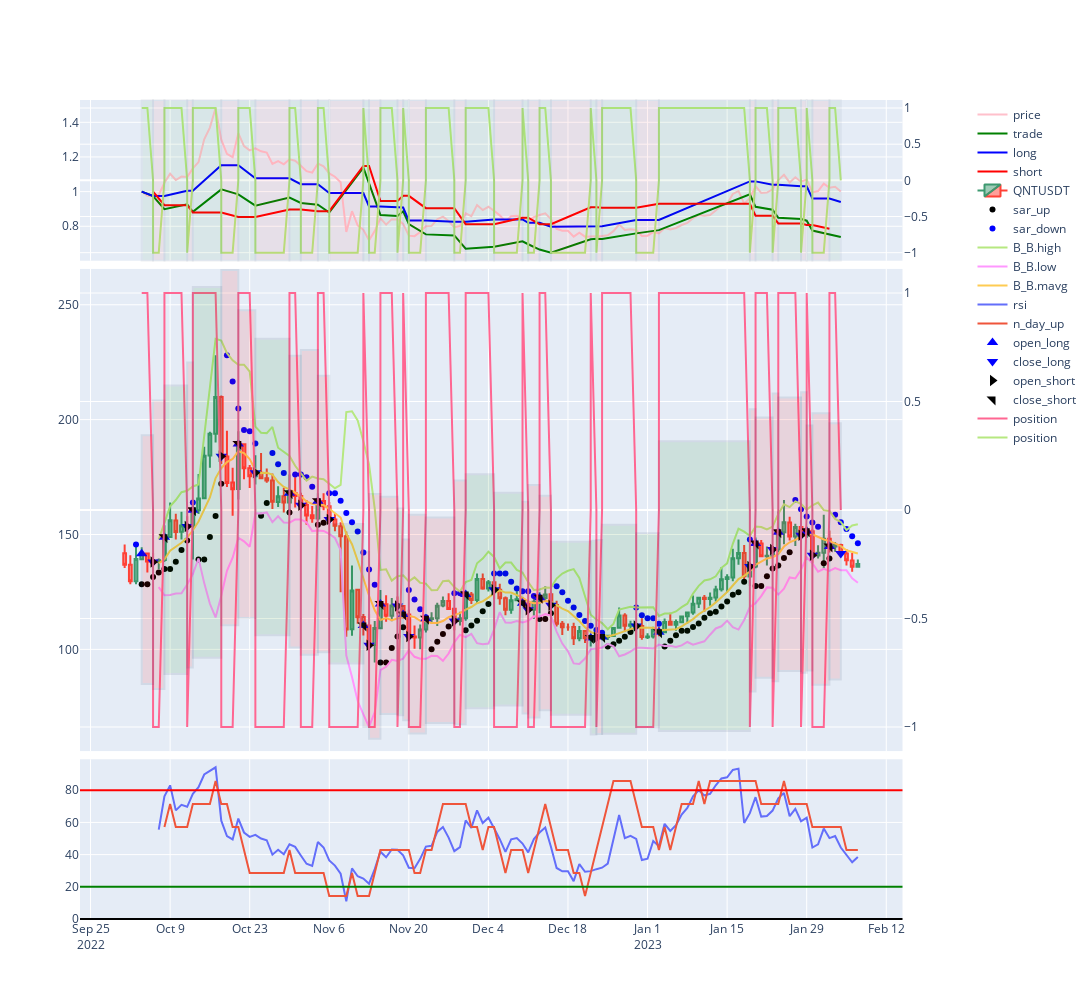

Write notebook code for a chart like this one.
### Code cell
backtest.plot("QNTUSDT")

### Figure 1 — Plotly figure (JSON) as saved in the notebook; plotly's stock layout.template omitted (floating-point values rounded to 4 significant figures; data arrays with more than 128 entries replaced by an {"elided": "..."} marker saying what was removed)
{"data": [{"marker": {"color": "pink"}, "name": "price", "type": "scatter", "x": {"elided": "162 str values"}, "xaxis": "x", "y": {"elided": "162 float values"}, "yaxis": "y"}, {"marker": {"color": "green"}, "name": "trade", "type": "scatter", "x": ["2022-10-04 00:00:00", "2022-10-06 00:00:00", "2022-10-06 00:00:00", "2022-10-08 00:00:00", "2022-10-08 00:00:00", "2022-10-12 00:00:00", "2022-10-12 00:00:00", "2022-10-13 00:00:00", "2022-10-13 00:00:00", "2022-10-18 00:00:00", "2022-10-18 00:00:00", "2022-10-21 00:00:00", "2022-10-21 00:00:00", "2022-10-24 00:00:00", "2022-10-24 00:00:00", "2022-10-30 00:00:00", "2022-10-30 00:00:00", "2022-11-01 00:00:00", "2022-11-01 00:00:00", "2022-11-04 00:00:00", "2022-11-04 00:00:00", "2022-11-06 00:00:00", "2022-11-06 00:00:00", "2022-11-12 00:00:00", "2022-11-12 00:00:00", "2022-11-13 00:00:00", "2022-11-13 00:00:00", "2022-11-15 00:00:00", "2022-11-15 00:00:00", "2022-11-18 00:00:00", "2022-11-18 00:00:00", "2022-11-19 00:00:00", "2022-11-19 00:00:00", "2022-11-20 00:00:00", "2022-11-20 00:00:00", "2022-11-23 00:00:00", "2022-11-23 00:00:00", "2022-11-28 00:00:00", "2022-11-28 00:00:00", "2022-11-30 00:00:00", "2022-11-30 00:00:00", "2022-12-05 00:00:00", "2022-12-05 00:00:00", "2022-12-10 00:00:00", "2022-12-10 00:00:00", "2022-12-11 00:00:00", "2022-12-11 00:00:00", "2022-12-13 00:00:00", "2022-12-13 00:00:00", "2022-12-15 00:00:00", "2022-12-15 00:00:00", "2022-12-22 00:00:00", "2022-12-22 00:00:00", "2022-12-23 00:00:00", "2022-12-23 00:00:00", "2022-12-24 00:00:00", "2022-12-24 00:00:00", "2022-12-30 00:00:00", "2022-12-30 00:00:00", "2023-01-03 00:00:00", "2023-01-03 00:00:00", "2023-01-19 00:00:00", "2023-01-19 00:00:00", "2023-01-20 00:00:00", "2023-01-20 00:00:00", "2023-01-23 00:00:00", "2023-01-23 00:00:00", "2023-01-24 00:00:00", "2023-01-24 00:00:00", "2023-01-28 00:00:00", "2023-01-28 00:00:00", "2023-01-29 00:00:00", "2023-01-29 00:00:00", "2023-01-30 00:00:00", "2023-01-30 00:00:00", "2023-02-02 00:00:00", "2023-02-02 00:00:00", "2023-02-04 00:00:00"], "xaxis": "x", "y": [1, 0.9746, 0.9746, 0.8983, 0.8983, 0.9267, 0.9267, 0.8838, 0.8838, 1.013, 1.013, 0.984, 0.984, 0.919, 0.919, 0.9653, 0.9653, 0.9348, 0.9348, 0.9245, 0.9245, 0.8795, 0.8795, 1.139, 1.139, 1.05, 1.05, 0.8653, 0.8653, 0.8595, 0.8595, 0.8863, 0.8863, 0.8124, 0.8124, 0.7532, 0.7532, 0.7472, 0.7472, 0.6707, 0.6707, 0.6816, 0.6816, 0.713, 0.713, 0.6963, 0.6963, 0.6655, 0.6655, 0.6475, 0.6475, 0.7252, 0.7252, 0.7273, 0.7273, 0.7259, 0.7259, 0.759, 0.759, 0.7776, 0.7776, 0.9844, 0.9844, 0.9121, 0.9121, 0.8959, 0.8959, 0.8491, 0.8491, 0.8417, 0.8417, 0.8322, 0.8322, 0.775, 0.775, 0.7541, 0.7541, 0.738], "yaxis": "y"}, {"marker": {"color": "blue"}, "name": "long", "type": "scatter", "x": ["2022-10-04 00:00:00", "2022-10-06 00:00:00", "2022-10-08 00:00:00", "2022-10-12 00:00:00", "2022-10-13 00:00:00", "2022-10-18 00:00:00", "2022-10-21 00:00:00", "2022-10-24 00:00:00", "2022-10-30 00:00:00", "2022-11-01 00:00:00", "2022-11-04 00:00:00", "2022-11-06 00:00:00", "2022-11-12 00:00:00", "2022-11-13 00:00:00", "2022-11-15 00:00:00", "2022-11-18 00:00:00", "2022-11-19 00:00:00", "2022-11-20 00:00:00", "2022-11-23 00:00:00", "2022-11-28 00:00:00", "2022-11-30 00:00:00", "2022-12-05 00:00:00", "2022-12-10 00:00:00", "2022-12-11 00:00:00", "2022-12-13 00:00:00", "2022-12-15 00:00:00", "2022-12-22 00:00:00", "2022-12-23 00:00:00", "2022-12-24 00:00:00", "2022-12-30 00:00:00", "2023-01-03 00:00:00", "2023-01-19 00:00:00", "2023-01-20 00:00:00", "2023-01-23 00:00:00", "2023-01-24 00:00:00", "2023-01-28 00:00:00", "2023-01-29 00:00:00", "2023-01-30 00:00:00", "2023-02-02 00:00:00", "2023-02-04 00:00:00"], "xaxis": "x", "y": [1, 0.9746, 0.9746, 1.005, 1.005, 1.152, 1.152, 1.076, 1.076, 1.042, 1.042, 0.9918, 0.9918, 0.9145, 0.9145, 0.9084, 0.9084, 0.8327, 0.8327, 0.8261, 0.8261, 0.8394, 0.8394, 0.8198, 0.8198, 0.7978, 0.7978, 0.8, 0.8, 0.8365, 0.8365, 1.059, 1.059, 1.04, 1.04, 1.031, 1.031, 0.9604, 0.9604, 0.9398], "yaxis": "y"}, {"marker": {"color": "red"}, "name": "short", "type": "scatter", "x": ["2022-10-06 00:00:00", "2022-10-08 00:00:00", "2022-10-12 00:00:00", "2022-10-13 00:00:00", "2022-10-18 00:00:00", "2022-10-21 00:00:00", "2022-10-24 00:00:00", "2022-10-30 00:00:00", "2022-11-01 00:00:00", "2022-11-04 00:00:00", "2022-11-06 00:00:00", "2022-11-12 00:00:00", "2022-11-13 00:00:00", "2022-11-15 00:00:00", "2022-11-18 00:00:00", "2022-11-19 00:00:00", "2022-11-20 00:00:00", "2022-11-23 00:00:00", "2022-11-28 00:00:00", "2022-11-30 00:00:00", "2022-12-05 00:00:00", "2022-12-10 00:00:00", "2022-12-11 00:00:00", "2022-12-13 00:00:00", "2022-12-15 00:00:00", "2022-12-22 00:00:00", "2022-12-23 00:00:00", "2022-12-24 00:00:00", "2022-12-30 00:00:00", "2023-01-03 00:00:00", "2023-01-19 00:00:00", "2023-01-20 00:00:00", "2023-01-23 00:00:00", "2023-01-24 00:00:00", "2023-01-28 00:00:00", "2023-01-29 00:00:00", "2023-01-30 00:00:00", "2023-02-02 00:00:00"], "xaxis": "x", "y": [1, 0.9217, 0.9217, 0.8791, 0.8791, 0.8538, 0.8538, 0.8968, 0.8968, 0.8868, 0.8868, 1.148, 1.148, 0.9462, 0.9462, 0.9756, 0.9756, 0.9045, 0.9045, 0.812, 0.812, 0.8494, 0.8494, 0.8117, 0.8117, 0.9091, 0.9091, 0.9074, 0.9074, 0.9296, 0.9296, 0.8613, 0.8613, 0.8163, 0.8163, 0.807, 0.807, 0.7853], "yaxis": "y"}, {"close": {"elided": "130 float values"}, "high": {"elided": "130 float values"}, "low": {"elided": "130 float values"}, "name": "QNTUSDT", "open": {"elided": "130 float values"}, "type": "candlestick", "x": {"elided": "130 str values"}, "xaxis": "x2", "yaxis": "y3"}, {"marker": {"color": "black"}, "mode": "markers", "name": "sar_up", "type": "scatter", "x": {"elided": "130 str values"}, "xaxis": "x2", "y": {"elided": "130 float values"}, "yaxis": "y3"}, {"marker": {"color": "blue"}, "mode": "markers", "name": "sar_down", "type": "scatter", "x": {"elided": "130 str values"}, "xaxis": "x2", "y": {"elided": "130 float values"}, "yaxis": "y3"}, {"name": "B_B.high", "type": "scatter", "x": {"elided": "130 str values"}, "xaxis": "x2", "y": {"elided": "130 float values"}, "yaxis": "y3"}, {"name": "B_B.low", "type": "scatter", "x": {"elided": "130 str values"}, "xaxis": "x2", "y": {"elided": "130 float values"}, "yaxis": "y3"}, {"name": "B_B.mavg", "type": "scatter", "x": {"elided": "130 str values"}, "xaxis": "x2", "y": {"elided": "130 float values"}, "yaxis": "y3"}, {"name": "rsi", "type": "scatter", "x": {"elided": "130 str values"}, "xaxis": "x3", "y": {"elided": "130 float values"}, "yaxis": "y5"}, {"name": "n_day_up", "type": "scatter", "x": {"elided": "130 str values"}, "xaxis": "x3", "y": {"elided": "130 float values"}, "yaxis": "y5"}, {"marker": {"color": "blue", "size": 10, "symbol": 5}, "mode": "markers", "name": "open_long", "type": "scatter", "x": ["2022-10-04 00:00:00", "2022-10-08 00:00:00", "2022-10-13 00:00:00", "2022-10-21 00:00:00", "2022-10-30 00:00:00", "2022-11-04 00:00:00", "2022-11-12 00:00:00", "2022-11-15 00:00:00", "2022-11-19 00:00:00", "2022-11-23 00:00:00", "2022-11-30 00:00:00", "2022-12-10 00:00:00", "2022-12-13 00:00:00", "2022-12-22 00:00:00", "2022-12-24 00:00:00", "2023-01-03 00:00:00", "2023-01-20 00:00:00", "2023-01-24 00:00:00", "2023-01-29 00:00:00", "2023-02-02 00:00:00"], "xaxis": "x2", "y": [141.6, 148.8, 160.6, 189.4, 168, 164.5, 110.4, 119.7, 115.2, 113.3, 123.9, 120.1, 122.5, 104.9, 105.4, 107.5, 146.1, 151, 151.4, 144.8], "yaxis": "y3"}, {"marker": {"color": "blue", "size": 10, "symbol": 6}, "mode": "markers", "name": "close_long", "type": "scatter", "x": ["2022-10-06 00:00:00", "2022-10-12 00:00:00", "2022-10-18 00:00:00", "2022-10-24 00:00:00", "2022-11-01 00:00:00", "2022-11-06 00:00:00", "2022-11-13 00:00:00", "2022-11-18 00:00:00", "2022-11-20 00:00:00", "2022-11-28 00:00:00", "2022-12-05 00:00:00", "2022-12-11 00:00:00", "2022-12-15 00:00:00", "2022-12-23 00:00:00", "2022-12-30 00:00:00", "2023-01-19 00:00:00", "2023-01-23 00:00:00", "2023-01-28 00:00:00", "2023-01-30 00:00:00", "2023-02-04 00:00:00"], "xaxis": "x2", "y": [138, 153.5, 184.1, 176.9, 162.7, 156.5, 101.8, 118.9, 105.6, 112.4, 125.9, 117.3, 119.2, 105.2, 110.2, 136.1, 143.5, 149.7, 141, 141.7], "yaxis": "y3"}, {"marker": {"color": "black", "size": 10, "symbol": 8}, "mode": "markers", "name": "open_short", "type": "scatter", "x": ["2022-10-06 00:00:00", "2022-10-12 00:00:00", "2022-10-18 00:00:00", "2022-10-24 00:00:00", "2022-11-01 00:00:00", "2022-11-06 00:00:00", "2022-11-13 00:00:00", "2022-11-18 00:00:00", "2022-11-20 00:00:00", "2022-11-28 00:00:00", "2022-12-05 00:00:00", "2022-12-11 00:00:00", "2022-12-15 00:00:00", "2022-12-23 00:00:00", "2022-12-30 00:00:00", "2023-01-19 00:00:00", "2023-01-23 00:00:00", "2023-01-28 00:00:00", "2023-01-30 00:00:00"], "xaxis": "x2", "y": [138, 153.5, 184.1, 176.9, 162.7, 156.5, 101.8, 118.9, 105.6, 112.4, 125.9, 117.3, 119.2, 105.2, 110.2, 136.1, 143.5, 149.7, 141], "yaxis": "y3"}, {"marker": {"color": "black", "size": 10, "symbol": 9}, "mode": "markers", "name": "close_short", "type": "scatter", "x": ["2022-10-08 00:00:00", "2022-10-13 00:00:00", "2022-10-21 00:00:00", "2022-10-30 00:00:00", "2022-11-04 00:00:00", "2022-11-12 00:00:00", "2022-11-15 00:00:00", "2022-11-19 00:00:00", "2022-11-23 00:00:00", "2022-11-30 00:00:00", "2022-12-10 00:00:00", "2022-12-13 00:00:00", "2022-12-22 00:00:00", "2022-12-24 00:00:00", "2023-01-03 00:00:00", "2023-01-20 00:00:00", "2023-01-24 00:00:00", "2023-01-29 00:00:00", "2023-02-02 00:00:00"], "xaxis": "x2", "y": [148.8, 160.6, 189.4, 168, 164.5, 110.4, 119.7, 115.2, 113.3, 123.9, 120.1, 122.5, 104.9, 105.4, 107.5, 146.1, 151, 151.4, 144.8], "yaxis": "y3"}, {"name": "position", "type": "scatter", "x": {"elided": "162 str values"}, "xaxis": "x2", "y": {"elided": "162 int values"}, "yaxis": "y4"}, {"name": "position", "type": "scatter", "x": {"elided": "162 str values"}, "xaxis": "x", "y": {"elided": "162 int values"}, "yaxis": "y2"}], "layout": {"height": 1000, "shapes": [{"line": {"color": "red"}, "type": "line", "x0": 0, "x1": 1, "xref": "x3 domain", "y0": 80, "y1": 80, "yref": "y5"}, {"line": {"color": "green"}, "type": "line", "x0": 0, "x1": 1, "xref": "x3 domain", "y0": 20, "y1": 20, "yref": "y5"}, {"line": {"color": "black"}, "type": "line", "x0": 0, "x1": 1, "xref": "x3 domain", "y0": 0, "y1": 0, "yref": "y5"}, {"fillcolor": "green", "opacity": 0.05, "type": "rect", "x0": "2022-10-04 00:00:00", "x1": "2022-10-06 00:00:00", "xref": "x", "y0": 0, "y1": 1, "yref": "y domain"}, {"fillcolor": "green", "opacity": 0.05, "type": "rect", "x0": "2022-10-08 00:00:00", "x1": "2022-10-12 00:00:00", "xref": "x", "y0": 0, "y1": 1, "yref": "y domain"}, {"fillcolor": "green", "opacity": 0.05, "type": "rect", "x0": "2022-10-13 00:00:00", "x1": "2022-10-18 00:00:00", "xref": "x", "y0": 0, "y1": 1, "yref": "y domain"}, {"fillcolor": "green", "opacity": 0.05, "type": "rect", "x0": "2022-10-21 00:00:00", "x1": "2022-10-24 00:00:00", "xref": "x", "y0": 0, "y1": 1, "yref": "y domain"}, {"fillcolor": "green", "opacity": 0.05, "type": "rect", "x0": "2022-10-30 00:00:00", "x1": "2022-11-01 00:00:00", "xref": "x", "y0": 0, "y1": 1, "yref": "y domain"}, {"fillcolor": "green", "opacity": 0.05, "type": "rect", "x0": "2022-11-04 00:00:00", "x1": "2022-11-06 00:00:00", "xref": "x", "y0": 0, "y1": 1, "yref": "y domain"}, {"fillcolor": "green", "opacity": 0.05, "type": "rect", "x0": "2022-11-12 00:00:00", "x1": "2022-11-13 00:00:00", "xref": "x", "y0": 0, "y1": 1, "yref": "y domain"}, {"fillcolor": "green", "opacity": 0.05, "type": "rect", "x0": "2022-11-15 00:00:00", "x1": "2022-11-18 00:00:00", "xref": "x", "y0": 0, "y1": 1, "yref": "y domain"}, {"fillcolor": "green", "opacity": 0.05, "type": "rect", "x0": "2022-11-19 00:00:00", "x1": "2022-11-20 00:00:00", "xref": "x", "y0": 0, "y1": 1, "yref": "y domain"}, {"fillcolor": "green", "opacity": 0.05, "type": "rect", "x0": "2022-11-23 00:00:00", "x1": "2022-11-28 00:00:00", "xref": "x", "y0": 0, "y1": 1, "yref": "y domain"}, {"fillcolor": "green", "opacity": 0.05, "type": "rect", "x0": "2022-11-30 00:00:00", "x1": "2022-12-05 00:00:00", "xref": "x", "y0": 0, "y1": 1, "yref": "y domain"}, {"fillcolor": "green", "opacity": 0.05, "type": "rect", "x0": "2022-12-10 00:00:00", "x1": "2022-12-11 00:00:00", "xref": "x", "y0": 0, "y1": 1, "yref": "y domain"}, {"fillcolor": "green", "opacity": 0.05, "type": "rect", "x0": "2022-12-13 00:00:00", "x1": "2022-12-15 00:00:00", "xref": "x", "y0": 0, "y1": 1, "yref": "y domain"}, {"fillcolor": "green", "opacity": 0.05, "type": "rect", "x0": "2022-12-22 00:00:00", "x1": "2022-12-23 00:00:00", "xref": "x", "y0": 0, "y1": 1, "yref": "y domain"}, {"fillcolor": "green", "opacity": 0.05, "type": "rect", "x0": "2022-12-24 00:00:00", "x1": "2022-12-30 00:00:00", "xref": "x", "y0": 0, "y1": 1, "yref": "y domain"}, {"fillcolor": "green", "opacity": 0.05, "type": "rect", "x0": "2023-01-03 00:00:00", "x1": "2023-01-19 00:00:00", "xref": "x", "y0": 0, "y1": 1, "yref": "y domain"}, {"fillcolor": "green", "opacity": 0.05, "type": "rect", "x0": "2023-01-20 00:00:00", "x1": "2023-01-23 00:00:00", "xref": "x", "y0": 0, "y1": 1, "yref": "y domain"}, {"fillcolor": "green", "opacity": 0.05, "type": "rect", "x0": "2023-01-24 00:00:00", "x1": "2023-01-28 00:00:00", "xref": "x", "y0": 0, "y1": 1, "yref": "y domain"}, {"fillcolor": "green", "opacity": 0.05, "type": "rect", "x0": "2023-01-29 00:00:00", "x1": "2023-01-30 00:00:00", "xref": "x", "y0": 0, "y1": 1, "yref": "y domain"}, {"fillcolor": "green", "opacity": 0.05, "type": "rect", "x0": "2023-02-02 00:00:00", "x1": "2023-02-04 00:00:00", "xref": "x", "y0": 0, "y1": 1, "yref": "y domain"}, {"fillcolor": "red", "opacity": 0.05, "type": "rect", "x0": "2022-10-06 00:00:00", "x1": "2022-10-08 00:00:00", "xref": "x", "y0": 0, "y1": 1, "yref": "y domain"}, {"fillcolor": "red", "opacity": 0.05, "type": "rect", "x0": "2022-10-12 00:00:00", "x1": "2022-10-13 00:00:00", "xref": "x", "y0": 0, "y1": 1, "yref": "y domain"}, {"fillcolor": "red", "opacity": 0.05, "type": "rect", "x0": "2022-10-18 00:00:00", "x1": "2022-10-21 00:00:00", "xref": "x", "y0": 0, "y1": 1, "yref": "y domain"}, {"fillcolor": "red", "opacity": 0.05, "type": "rect", "x0": "2022-10-24 00:00:00", "x1": "2022-10-30 00:00:00", "xref": "x", "y0": 0, "y1": 1, "yref": "y domain"}, {"fillcolor": "red", "opacity": 0.05, "type": "rect", "x0": "2022-11-01 00:00:00", "x1": "2022-11-04 00:00:00", "xref": "x", "y0": 0, "y1": 1, "yref": "y domain"}, {"fillcolor": "red", "opacity": 0.05, "type": "rect", "x0": "2022-11-06 00:00:00", "x1": "2022-11-12 00:00:00", "xref": "x", "y0": 0, "y1": 1, "yref": "y domain"}, {"fillcolor": "red", "opacity": 0.05, "type": "rect", "x0": "2022-11-13 00:00:00", "x1": "2022-11-15 00:00:00", "xref": "x", "y0": 0, "y1": 1, "yref": "y domain"}, {"fillcolor": "red", "opacity": 0.05, "type": "rect", "x0": "2022-11-18 00:00:00", "x1": "2022-11-19 00:00:00", "xref": "x", "y0": 0, "y1": 1, "yref": "y domain"}, {"fillcolor": "red", "opacity": 0.05, "type": "rect", "x0": "2022-11-20 00:00:00", "x1": "2022-11-23 00:00:00", "xref": "x", "y0": 0, "y1": 1, "yref": "y domain"}, {"fillcolor": "red", "opacity": 0.05, "type": "rect", "x0": "2022-11-28 00:00:00", "x1": "2022-11-30 00:00:00", "xref": "x", "y0": 0, "y1": 1, "yref": "y domain"}, {"fillcolor": "red", "opacity": 0.05, "type": "rect", "x0": "2022-12-05 00:00:00", "x1": "2022-12-10 00:00:00", "xref": "x", "y0": 0, "y1": 1, "yref": "y domain"}, {"fillcolor": "red", "opacity": 0.05, "type": "rect", "x0": "2022-12-11 00:00:00", "x1": "2022-12-13 00:00:00", "xref": "x", "y0": 0, "y1": 1, "yref": "y domain"}, {"fillcolor": "red", "opacity": 0.05, "type": "rect", "x0": "2022-12-15 00:00:00", "x1": "2022-12-22 00:00:00", "xref": "x", "y0": 0, "y1": 1, "yref": "y domain"}, {"fillcolor": "red", "opacity": 0.05, "type": "rect", "x0": "2022-12-23 00:00:00", "x1": "2022-12-24 00:00:00", "xref": "x", "y0": 0, "y1": 1, "yref": "y domain"}, {"fillcolor": "red", "opacity": 0.05, "type": "rect", "x0": "2022-12-30 00:00:00", "x1": "2023-01-03 00:00:00", "xref": "x", "y0": 0, "y1": 1, "yref": "y domain"}, {"fillcolor": "red", "opacity": 0.05, "type": "rect", "x0": "2023-01-19 00:00:00", "x1": "2023-01-20 00:00:00", "xref": "x", "y0": 0, "y1": 1, "yref": "y domain"}, {"fillcolor": "red", "opacity": 0.05, "type": "rect", "x0": "2023-01-23 00:00:00", "x1": "2023-01-24 00:00:00", "xref": "x", "y0": 0, "y1": 1, "yref": "y domain"}, {"fillcolor": "red", "opacity": 0.05, "type": "rect", "x0": "2023-01-28 00:00:00", "x1": "2023-01-29 00:00:00", "xref": "x", "y0": 0, "y1": 1, "yref": "y domain"}, {"fillcolor": "red", "opacity": 0.05, "type": "rect", "x0": "2023-01-30 00:00:00", "x1": "2023-02-02 00:00:00", "xref": "x", "y0": 0, "y1": 1, "yref": "y domain"}, {"fillcolor": "red", "opacity": 0.1, "x0": "2022-10-04 00:00:00", "x1": "2022-10-06 00:00:00", "xref": "x2", "y0": 84.96, "y1": 193.2, "yref": "y3"}, {"fillcolor": "green", "opacity": 0.1, "x0": "2022-10-08 00:00:00", "x1": "2022-10-12 00:00:00", "xref": "x2", "y0": 89.28, "y1": 214.9, "yref": "y3"}, {"fillcolor": "green", "opacity": 0.1, "x0": "2022-10-13 00:00:00", "x1": "2022-10-18 00:00:00", "xref": "x2", "y0": 96.36, "y1": 257.7, "yref": "y3"}, {"fillcolor": "red", "opacity": 0.1, "x0": "2022-10-21 00:00:00", "x1": "2022-10-24 00:00:00", "xref": "x2", "y0": 113.6, "y1": 247.7, "yref": "y3"}, {"fillcolor": "red", "opacity": 0.1, "x0": "2022-10-30 00:00:00", "x1": "2022-11-01 00:00:00", "xref": "x2", "y0": 100.8, "y1": 227.8, "yref": "y3"}, {"fillcolor": "red", "opacity": 0.1, "x0": "2022-11-04 00:00:00", "x1": "2022-11-06 00:00:00", "xref": "x2", "y0": 98.7, "y1": 219.1, "yref": "y3"}, {"fillcolor": "red", "opacity": 0.1, "x0": "2022-11-12 00:00:00", "x1": "2022-11-13 00:00:00", "xref": "x2", "y0": 66.24, "y1": 142.5, "yref": "y3"}, {"fillcolor": "red", "opacity": 0.1, "x0": "2022-11-15 00:00:00", "x1": "2022-11-18 00:00:00", "xref": "x2", "y0": 71.82, "y1": 166.5, "yref": "y3"}, {"fillcolor": "red", "opacity": 0.1, "x0": "2022-11-19 00:00:00", "x1": "2022-11-20 00:00:00", "xref": "x2", "y0": 69.12, "y1": 147.8, "yref": "y3"}, {"fillcolor": "red", "opacity": 0.1, "x0": "2022-11-23 00:00:00", "x1": "2022-11-28 00:00:00", "xref": "x2", "y0": 67.98, "y1": 157.4, "yref": "y3"}, {"fillcolor": "green", "opacity": 0.1, "x0": "2022-11-30 00:00:00", "x1": "2022-12-05 00:00:00", "xref": "x2", "y0": 74.34, "y1": 176.3, "yref": "y3"}, {"fillcolor": "red", "opacity": 0.1, "x0": "2022-12-10 00:00:00", "x1": "2022-12-11 00:00:00", "xref": "x2", "y0": 72.06, "y1": 164.2, "yref": "y3"}, {"fillcolor": "red", "opacity": 0.1, "x0": "2022-12-13 00:00:00", "x1": "2022-12-15 00:00:00", "xref": "x2", "y0": 73.5, "y1": 166.9, "yref": "y3"}, {"fillcolor": "green", "opacity": 0.1, "x0": "2022-12-22 00:00:00", "x1": "2022-12-23 00:00:00", "xref": "x2", "y0": 62.94, "y1": 147.3, "yref": "y3"}, {"fillcolor": "green", "opacity": 0.1, "x0": "2022-12-24 00:00:00", "x1": "2022-12-30 00:00:00", "xref": "x2", "y0": 63.24, "y1": 154.3, "yref": "y3"}, {"fillcolor": "green", "opacity": 0.1, "x0": "2023-01-03 00:00:00", "x1": "2023-01-19 00:00:00", "xref": "x2", "y0": 64.5, "y1": 190.5, "yref": "y3"}, {"fillcolor": "red", "opacity": 0.1, "x0": "2023-01-20 00:00:00", "x1": "2023-01-23 00:00:00", "xref": "x2", "y0": 87.66, "y1": 200.9, "yref": "y3"}, {"fillcolor": "red", "opacity": 0.1, "x0": "2023-01-24 00:00:00", "x1": "2023-01-28 00:00:00", "xref": "x2", "y0": 90.6, "y1": 209.6, "yref": "y3"}, {"fillcolor": "red", "opacity": 0.1, "x0": "2023-01-29 00:00:00", "x1": "2023-01-30 00:00:00", "xref": "x2", "y0": 90.84, "y1": 197.4, "yref": "y3"}, {"fillcolor": "red", "opacity": 0.1, "x0": "2023-02-02 00:00:00", "x1": "2023-02-04 00:00:00", "xref": "x2", "y0": 86.88, "y1": 198.4, "yref": "y3"}, {"fillcolor": "red", "opacity": 0.1, "x0": "2022-10-06 00:00:00", "x1": "2022-10-08 00:00:00", "xref": "x2", "y0": 82.8, "y1": 208.3, "yref": "y3"}, {"fillcolor": "red", "opacity": 0.1, "x0": "2022-10-12 00:00:00", "x1": "2022-10-13 00:00:00", "xref": "x2", "y0": 92.1, "y1": 224.8, "yref": "y3"}, {"fillcolor": "red", "opacity": 0.1, "x0": "2022-10-18 00:00:00", "x1": "2022-10-21 00:00:00", "xref": "x2", "y0": 110.5, "y1": 265.2, "yref": "y3"}, {"fillcolor": "green", "opacity": 0.1, "x0": "2022-10-24 00:00:00", "x1": "2022-10-30 00:00:00", "xref": "x2", "y0": 106.1, "y1": 235.2, "yref": "y3"}, {"fillcolor": "red", "opacity": 0.1, "x0": "2022-11-01 00:00:00", "x1": "2022-11-04 00:00:00", "xref": "x2", "y0": 97.62, "y1": 230.3, "yref": "y3"}, {"fillcolor": "green", "opacity": 0.1, "x0": "2022-11-06 00:00:00", "x1": "2022-11-12 00:00:00", "xref": "x2", "y0": 93.9, "y1": 154.6, "yref": "y3"}, {"fillcolor": "red", "opacity": 0.1, "x0": "2022-11-13 00:00:00", "x1": "2022-11-15 00:00:00", "xref": "x2", "y0": 61.08, "y1": 167.6, "yref": "y3"}, {"fillcolor": "green", "opacity": 0.1, "x0": "2022-11-18 00:00:00", "x1": "2022-11-19 00:00:00", "xref": "x2", "y0": 71.34, "y1": 161.3, "yref": "y3"}, {"fillcolor": "red", "opacity": 0.1, "x0": "2022-11-20 00:00:00", "x1": "2022-11-23 00:00:00", "xref": "x2", "y0": 63.36, "y1": 158.6, "yref": "y3"}, {"fillcolor": "red", "opacity": 0.1, "x0": "2022-11-28 00:00:00", "x1": "2022-11-30 00:00:00", "xref": "x2", "y0": 67.44, "y1": 173.5, "yref": "y3"}, {"fillcolor": "green", "opacity": 0.1, "x0": "2022-12-05 00:00:00", "x1": "2022-12-10 00:00:00", "xref": "x2", "y0": 75.54, "y1": 168.1, "yref": "y3"}, {"fillcolor": "red", "opacity": 0.1, "x0": "2022-12-11 00:00:00", "x1": "2022-12-13 00:00:00", "xref": "x2", "y0": 70.38, "y1": 171.5, "yref": "y3"}, {"fillcolor": "green", "opacity": 0.1, "x0": "2022-12-15 00:00:00", "x1": "2022-12-22 00:00:00", "xref": "x2", "y0": 71.52, "y1": 146.9, "yref": "y3"}, {"fillcolor": "red", "opacity": 0.1, "x0": "2022-12-23 00:00:00", "x1": "2022-12-24 00:00:00", "xref": "x2", "y0": 63.12, "y1": 147.6, "yref": "y3"}, {"fillcolor": "green", "opacity": 0.1, "x0": "2022-12-30 00:00:00", "x1": "2023-01-03 00:00:00", "xref": "x2", "y0": 66.12, "y1": 150.5, "yref": "y3"}, {"fillcolor": "red", "opacity": 0.1, "x0": "2023-01-19 00:00:00", "x1": "2023-01-20 00:00:00", "xref": "x2", "y0": 81.66, "y1": 204.5, "yref": "y3"}, {"fillcolor": "red", "opacity": 0.1, "x0": "2023-01-23 00:00:00", "x1": "2023-01-24 00:00:00", "xref": "x2", "y0": 86.1, "y1": 211.4, "yref": "y3"}, {"fillcolor": "red", "opacity": 0.1, "x0": "2023-01-28 00:00:00", "x1": "2023-01-29 00:00:00", "xref": "x2", "y0": 89.82, "y1": 212.0, "yref": "y3"}, {"fillcolor": "red", "opacity": 0.1, "x0": "2023-01-30 00:00:00", "x1": "2023-02-02 00:00:00", "xref": "x2", "y0": 84.6, "y1": 202.7, "yref": "y3"}], "width": 1500, "xaxis": {"anchor": "y", "domain": [0, 0.94], "matches": "x3", "rangeslider": {"visible": false}, "showticklabels": false}, "xaxis2": {"anchor": "y3", "domain": [0, 0.94], "matches": "x3", "rangeslider": {"visible": false}, "showticklabels": false}, "xaxis3": {"anchor": "y5", "domain": [0, 0.94], "rangeslider": {"visible": false}}, "yaxis": {"anchor": "x", "domain": [0.804, 1]}, "yaxis2": {"anchor": "x", "overlaying": "y", "side": "right"}, "yaxis3": {"anchor": "x2", "domain": [0.206, 0.794]}, "yaxis4": {"anchor": "x2", "overlaying": "y3", "side": "right"}, "yaxis5": {"anchor": "x3", "domain": [0, 0.196]}, "yaxis6": {"anchor": "x3", "overlaying": "y5", "side": "right"}}}
